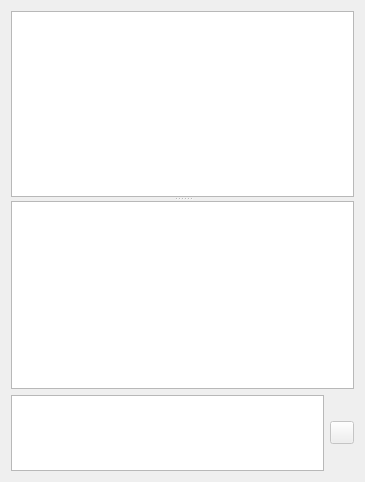
<?xml version="1.0" encoding="UTF-8"?>
<ui version="4.0">
 <class>SqlExecutionArea</class>
 <widget class="QWidget" name="SqlExecutionArea">
  <property name="geometry">
   <rect>
    <x>0</x>
    <y>0</y>
    <width>365</width>
    <height>482</height>
   </rect>
  </property>
  <property name="windowTitle">
   <string>Form</string>
  </property>
  <layout class="QVBoxLayout" name="verticalLayout_2">
   <item>
    <widget class="QSplitter" name="splitter">
     <property name="orientation">
      <enum>Qt::Vertical</enum>
     </property>
     <widget class="SqlTextEdit" name="editEditor"/>
     <widget class="QWidget" name="layoutWidget">
      <layout class="QVBoxLayout" name="verticalLayout">
       <item>
        <widget class="ExtendedTableWidget" name="tableResult">
         <property name="editTriggers">
          <set>QAbstractItemView::NoEditTriggers</set>
         </property>
        </widget>
       </item>
       <item>
        <layout class="QHBoxLayout" name="horizontalLayout">
         <item>
          <widget class="QTextEdit" name="editErrors">
           <property name="maximumSize">
            <size>
             <width>16777215</width>
             <height>80</height>
            </size>
           </property>
           <property name="font">
            <font>
             <family>Monospace</family>
             <pointsize>8</pointsize>
            </font>
           </property>
           <property name="acceptDrops">
            <bool>false</bool>
           </property>
           <property name="toolTip">
            <string>Results of the last executed statements</string>
           </property>
           <property name="whatsThis">
            <string>This field shows the results and status codes of the last executed statements.</string>
           </property>
           <property name="frameShape">
            <enum>QFrame::StyledPanel</enum>
           </property>
           <property name="frameShadow">
            <enum>QFrame::Sunken</enum>
           </property>
           <property name="tabChangesFocus">
            <bool>true</bool>
           </property>
           <property name="undoRedoEnabled">
            <bool>false</bool>
           </property>
           <property name="readOnly">
            <bool>true</bool>
           </property>
          </widget>
         </item>
         <item>
          <widget class="QToolButton" name="buttonSave">
           <property name="enabled">
            <bool>false</bool>
           </property>
           <property name="icon">
            <iconset resource="icons/icons.qrc">
             <normaloff>:/icons/save_table</normaloff>:/icons/save_table</iconset>
           </property>
           <property name="popupMode">
            <enum>QToolButton::InstantPopup</enum>
           </property>
          </widget>
         </item>
        </layout>
       </item>
      </layout>
     </widget>
    </widget>
   </item>
  </layout>
  <action name="actionExportCsv">
   <property name="text">
    <string>Export to &amp;CSV</string>
   </property>
  </action>
  <action name="actionSaveAsView">
   <property name="text">
    <string>Save as &amp;view</string>
   </property>
   <property name="toolTip">
    <string>Save as view</string>
   </property>
  </action>
 </widget>
 <customwidgets>
  <customwidget>
   <class>SqlTextEdit</class>
   <extends>QTextEdit</extends>
   <header>sqltextedit.h</header>
   <container>1</container>
  </customwidget>
  <customwidget>
   <class>ExtendedTableWidget</class>
   <extends>QTableWidget</extends>
   <header>ExtendedTableWidget.h</header>
   <slots>
    <signal>foreignKeyClicked(QString,QString,QByteArray)</signal>
   </slots>
  </customwidget>
 </customwidgets>
 <tabstops>
  <tabstop>editEditor</tabstop>
  <tabstop>tableResult</tabstop>
  <tabstop>editErrors</tabstop>
  <tabstop>buttonSave</tabstop>
 </tabstops>
 <resources>
  <include location="icons/icons.qrc"/>
 </resources>
 <connections>
  <connection>
   <sender>actionExportCsv</sender>
   <signal>triggered()</signal>
   <receiver>SqlExecutionArea</receiver>
   <slot>saveAsCsv()</slot>
   <hints>
    <hint type="sourcelabel">
     <x>-1</x>
     <y>-1</y>
    </hint>
    <hint type="destinationlabel">
     <x>183</x>
     <y>215</y>
    </hint>
   </hints>
  </connection>
  <connection>
   <sender>actionSaveAsView</sender>
   <signal>triggered()</signal>
   <receiver>SqlExecutionArea</receiver>
   <slot>saveAsView()</slot>
   <hints>
    <hint type="sourcelabel">
     <x>-1</x>
     <y>-1</y>
    </hint>
    <hint type="destinationlabel">
     <x>183</x>
     <y>215</y>
    </hint>
   </hints>
  </connection>
 </connections>
 <slots>
  <slot>saveAsCsv()</slot>
  <slot>saveAsView()</slot>
 </slots>
</ui>
